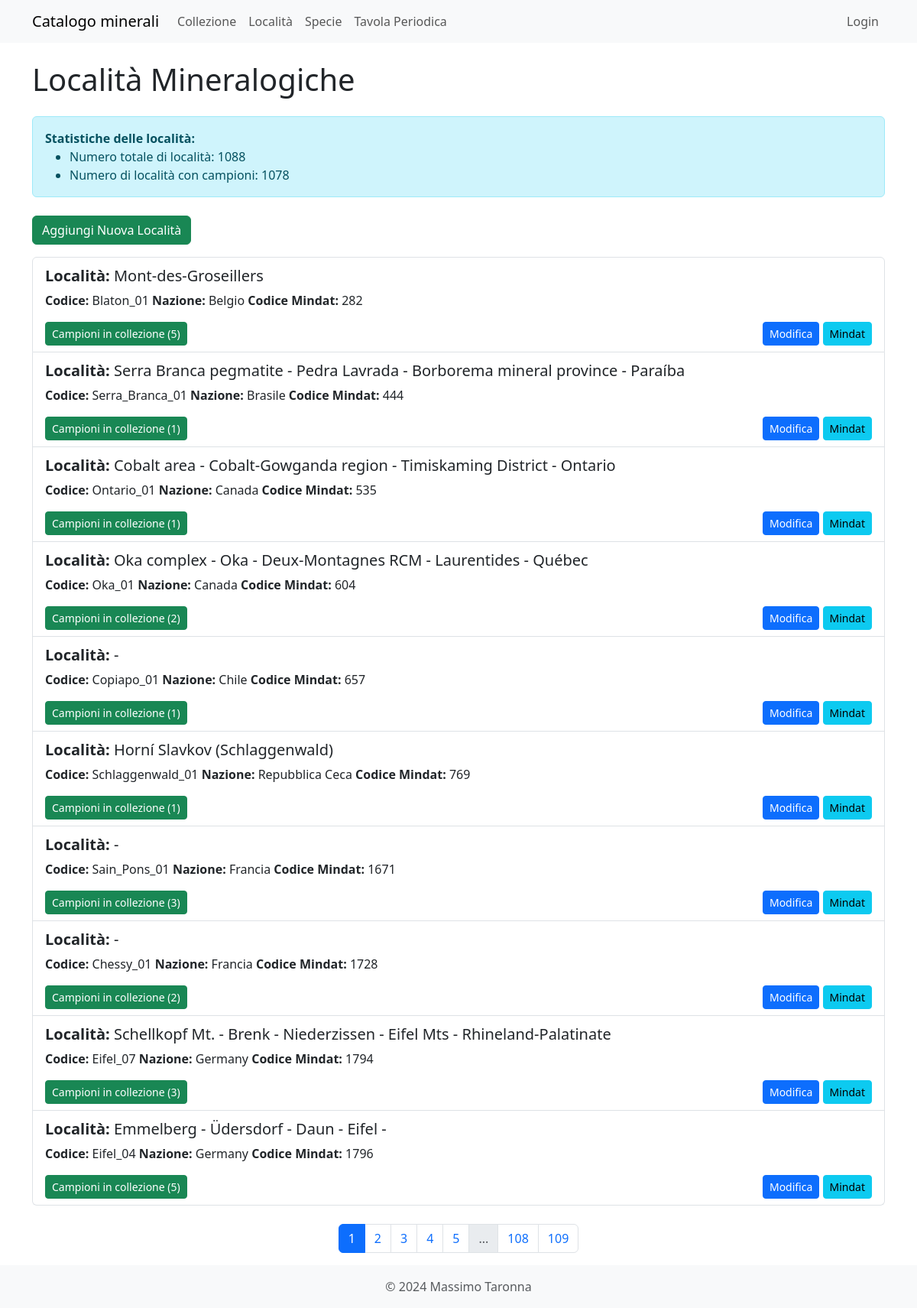
The app's page /localita, older data.
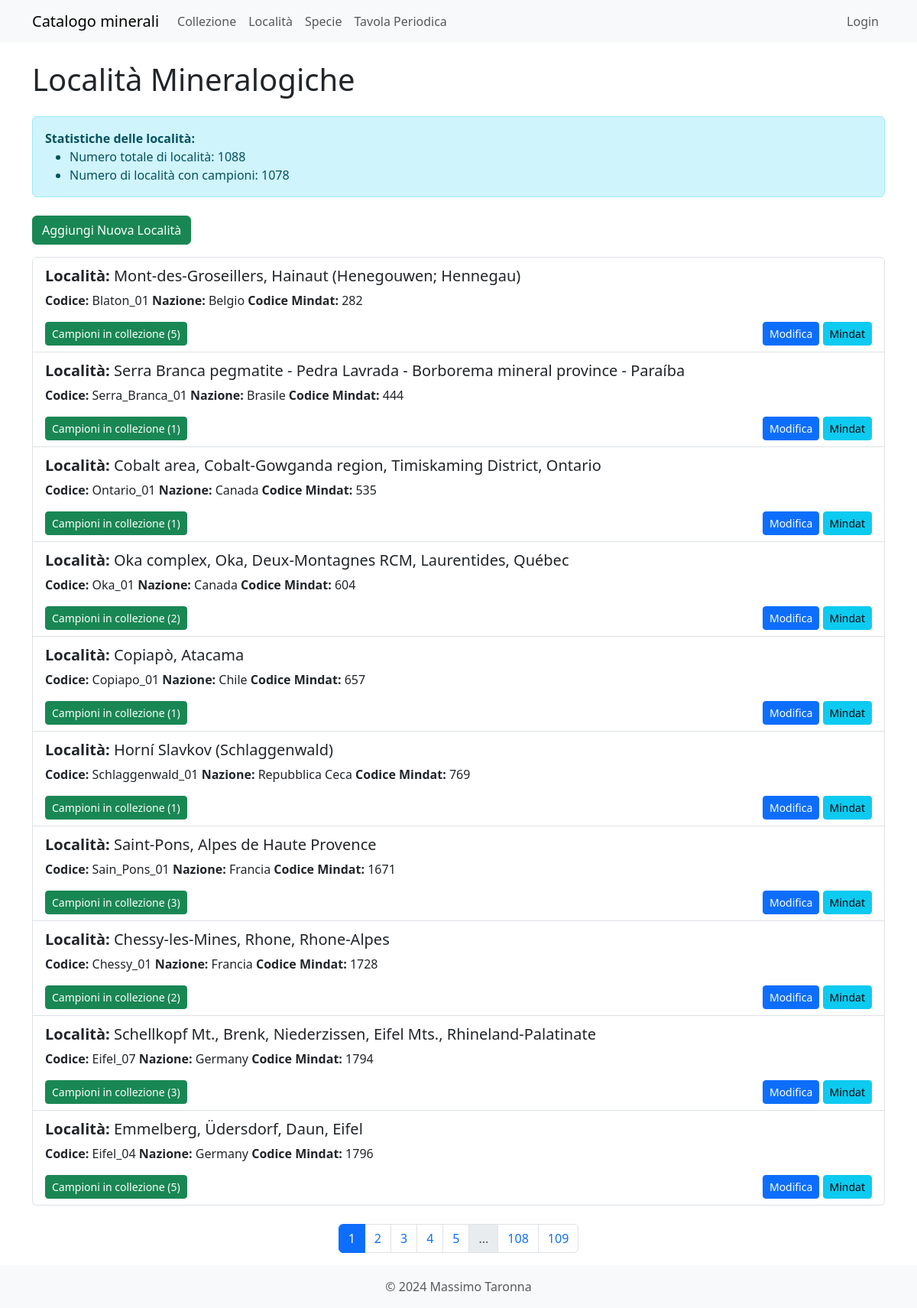
The same page, newer data.
### models.py (models this page shows)
class Localita(db.Model, SerializerMixin):
    id = db.Column(db.Integer, primary_key=True)
    cod_loc = db.Column(db.String(100), unique=True, nullable=False)
    cava_min = db.Column(db.String(255))
    loc_monte = db.Column(db.String(255))
    valle = db.Column(db.String(50))
    comune = db.Column(db.String(50))
    distr_pref = db.Column(db.String(50))
    provincia = db.Column(db.String(50))
    regione = db.Column(db.String(50))
    dipartimento = db.Column(db.String(50))
    stato = db.Column(db.String(50))
    nazione = db.Column(db.String(100))
    note = db.Column(db.Text)
    cod_mindat = db.Column(db.Integer)
    collezione = db.relationship('Collezione', backref='localita', lazy='dynamic')
    serialize_rules = ('-collezione',)

### app.py (the view)
@app.route('/localita')
def localita():
    page = request.args.get('page', 1, type=int)
    per_page = 10  # Numero di località per pagina
    pagination = Localita.query.order_by(Localita.cava_min).paginate(page=page, per_page=per_page, error_out=False)
    items = pagination.items
    total_localita = Localita.query.count()
    localita_con_campioni = db.session.query(Localita.id).join(Collezione).group_by(Localita.id).count()
    return render_template('localita.html',
                           items=items,
                           pagination=pagination,
                           total_localita=total_localita,
                           localita_con_campioni=localita_con_campioni)

### app.py (called while the page is built, shortened)
@app.before_request
def create_admin_user():
    global is_first_request

@app.context_processor
def inject_specie_valide():
    specie_valide_count = db.session.query(func.count(func.distinct(Collezione.specie_id))).filter(Collezione.specie_id.isnot(None)).scalar()
    return {'specie_valide': specie_valide_count}

### templates/localita.html (shortened to what this page needs)
{% extends "base.html" %}
{% block content %}
<h1 class="mb-4">Località Mineralogiche</h1>
<div class="alert alert-info mb-4">
    <strong>Statistiche delle località:</strong>
    <ul class="mb-0">
        <li>Numero totale di località: {{ total_localita }}</li>
        <li>Numero di località con campioni: {{ localita_con_campioni }}</li>
    </ul>
</div>
<a href="{{ url_for('new_localita') }}" class="btn btn-success mb-3">Aggiungi Nuova Località</a>
<div class="list-group">
    {% for localita in items %}
    <div class="list-group-item">
        <p class="mb-1">
            <h5><strong>Località:</strong> {{ localita.loc_monte }}<br></h5>
            <strong>Codice:</strong> {{ localita.cod_loc }}
            <strong>Nazione:</strong> {{ localita.nazione }}
            <strong>Codice Mindat:</strong> {{ localita.cod_mindat }}
        </p>
        <div class="d-flex justify-content-between align-items-center mt-3">
            <button class="btn btn-success btn-sm" type="button" data-bs-toggle="collapse" data-bs-target="#campioni{{ localita.id }}">
                Campioni in collezione ({{ localita.collezione.count() }})
            </button>
            <div>
                <a href="{{ url_for('edit_localita', id=localita.id) }}" class="btn btn-primary btn-sm">Modifica</a>
                {% if localita.cod_mindat %}
                <a href="https://www.mindat.org/loc-{{ localita.cod_mindat }}.html" class="btn btn-info btn-sm" target="_blank">Mindat</a>
                {% endif %}
            </div>
        </div>
    </div>
    {% endfor %}
</div>
{% if pagination %}
<nav aria-label="Page navigation" class="mt-4">
    <ul class="pagination justify-content-center">
        {% for page in pagination.iter_pages() %}
            {% if page %}
                <li class="page-item {{ 'active' if page == pagination.page else '' }}">
                    <a class="page-link" href="{{ url_for('localita', page=page) }}">{{ page }}</a>
                </li>
            {% else %}
                <li class="page-item disabled">
                    <span class="page-link">...</span>
                </li>
            {% endif %}
        {% endfor %}
    </ul>
</nav>
{% endif %}
{% endblock %}

### templates/base.html (shortened to what this page needs)
<!DOCTYPE html>
<html lang="en">
<head>
    {% include 'includes/head.html' %}
</head>
<body>
    {% include 'includes/navbar.html' %}
<div class="container mt-4">
    {% block content %}{% endblock %}
</div>
{% include 'includes/footer.html' %}
<link href="https://cdn.jsdelivr.net/npm/select2@4.1.0-rc.0/dist/css/select2.min.css" rel="stylesheet" />
</body>
</html>

### templates/includes/head.html (shortened to what this page needs)
<link href="https://cdn.jsdelivr.net/npm/bootstrap@5.3.3/dist/css/bootstrap.min.css" rel="stylesheet">
<link href="{{ url_for('static', filename='styles/style.css') }}" rel="stylesheet">
<link href="https://cdn.jsdelivr.net/npm/autocomplete-js@2.7.1/dist/autocomplete.min.css" rel="stylesheet">

### templates/includes/navbar.html (shortened to what this page needs)
<nav class="navbar navbar-expand-lg navbar-light bg-light">
    <div class="container">
        <a class="navbar-brand" href="{{ url_for('index') }}">Catalogo minerali</a>
        <div class="collapse navbar-collapse" id="navbarNav">
            <ul class="navbar-nav">
                <li class="nav-item">
                    <a class="nav-link" href="{{ url_for('collezione') }}">Collezione</a>
                </li>
                <li class="nav-item">
                    <a class="nav-link" href="{{ url_for('localita') }}">Località</a>
                </li>
                <li class="nav-item">
                    <a class="nav-link" href="{{ url_for('specie') }}">Specie</a>
                </li>
                <li class="nav-item">
                    <a class="nav-link" href="{{ url_for('tavola_periodica') }}">Tavola Periodica</a>
                </li>
            </ul>
            <ul class="navbar-nav ms-auto">
                {% if current_user.is_authenticated %}
                    <li class="nav-item">
                        <a class="nav-link" href="{{ url_for('admin.index') }}">Pannello Admin</a>
                    </li>
                    <li class="nav-item">
                        <a class="nav-link" href="{{ url_for('logout') }}">Logout</a>
                    </li>
                {% else %}
                    <li class="nav-item">
                        <a class="nav-link" href="{{ url_for('login') }}">Login</a>
                    </li>
                {% endif %}
            </ul>
        </div>
    </div>
</nav>

### templates/includes/footer.html
<footer class="footer mt-auto py-3 bg-light">
    <div class="container text-center">
        <span class="text-muted">© 2024 Massimo Taronna</span>
    </div>
</footer>

Row changes from the older to the newer data that the page shows:
changed Localita "Blaton_01": loc_monte "Mont-des-Groseillers" → "Mont-des-Groseillers, Hainaut (Henegouwen; Hennegau)"
changed Localita "Ontario_01": loc_monte "Cobalt area - Cobalt-Gowganda region - Timiskaming District - Ontario" → "Cobalt area, Cobalt-Gowganda region, Timiskaming District, Ontario"
changed Localita "Oka_01": loc_monte "Oka complex - Oka - Deux-Montagnes RCM - Laurentides - Québec" → "Oka complex, Oka, Deux-Montagnes RCM, Laurentides, Québec"
changed Localita "Copiapo_01": loc_monte "-" → "Copiapò, Atacama"
changed Localita "Sain_Pons_01": loc_monte "-" → "Saint-Pons, Alpes de Haute Provence"
changed Localita "Chessy_01": loc_monte "-" → "Chessy-les-Mines, Rhone, Rhone-Alpes"
changed Localita "Eifel_07": loc_monte "Schellkopf Mt. - Brenk - Niederzissen - Eifel Mts - Rhineland-Palatinate" → "Schellkopf Mt., Brenk, Niederzissen, Eifel Mts., Rhineland-Palatinate"
changed Localita "Eifel_04": loc_monte "Emmelberg - Üdersdorf - Daun - Eifel -" → "Emmelberg, Üdersdorf, Daun, Eifel"
